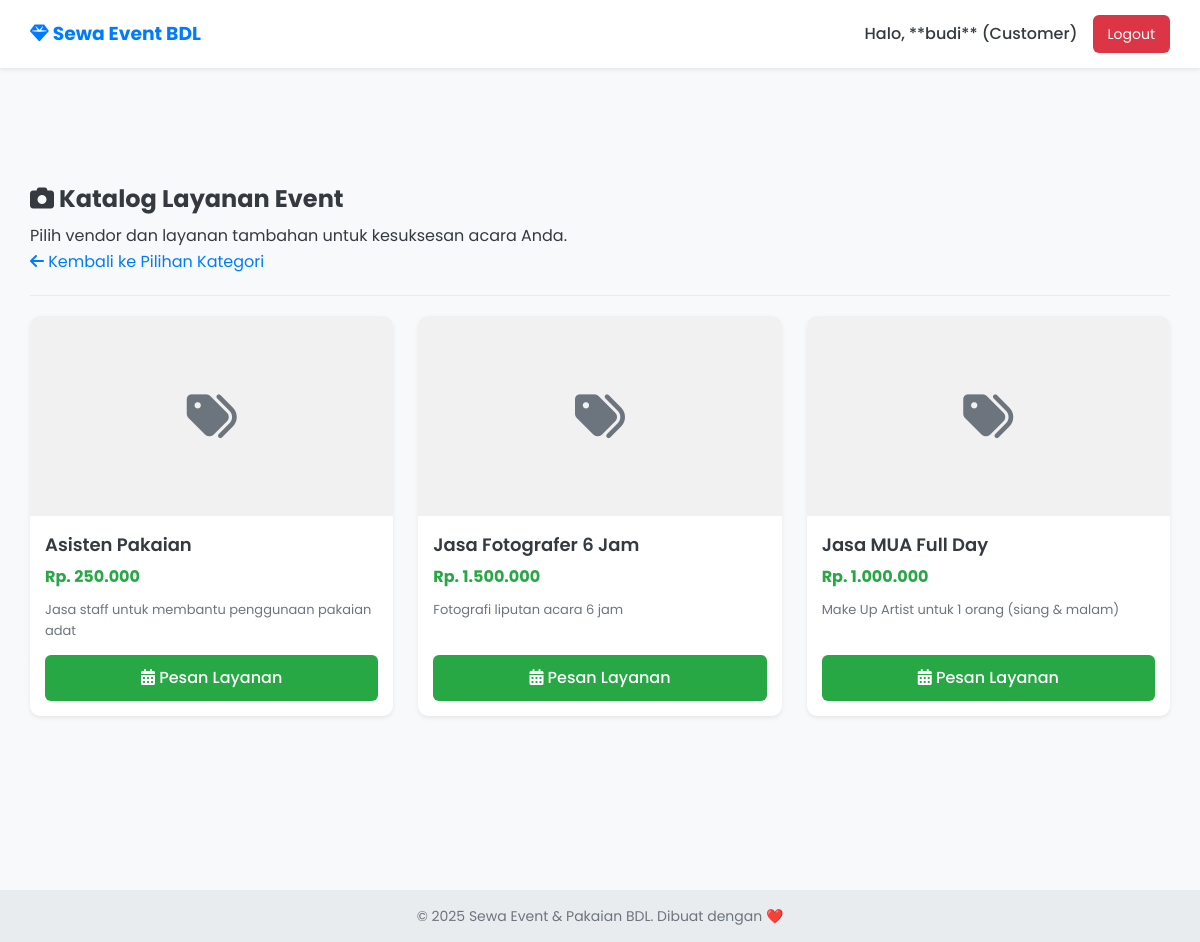
Page /views/customer/katalog_event.php (signed in) on the committed database.
### tables this page shows
CREATE TABLE `layanan_event` (
  `id_layanan` int(11) NOT NULL,
  `id_vendor` int(11) DEFAULT NULL COMMENT 'NULL jika layanan internal',
  `nama_layanan` varchar(100) NOT NULL,
  `deskripsi` text DEFAULT NULL,
  `biaya_layanan` decimal(10,0) NOT NULL
);

### views/customer/katalog_event.php (the view, shortened to what this page needs)
<?php
require_once '../../config/koneksi.php';
$query_layanan = "SELECT id_layanan, nama_layanan, deskripsi, biaya_layanan FROM layanan_event ORDER BY nama_layanan ASC";
$result_layanan = mysqli_query($koneksi, $query_layanan);
?>
<!DOCTYPE html>
<html lang="id">
<head>
    <link rel="stylesheet" href="../../assets/css/style.css">
    <link rel="stylesheet" href="https://cdnjs.cloudflare.com/ajax/libs/font-awesome/6.0.0-beta3/css/all.min.css">
</head>
<body>
    <?php include('../includes/header.php'); ?>
    <div class="wrapper" style="display: block;">
        <div class="main-content" style="margin-left: 0; max-width: 1200px; margin: 90px auto 30px auto;">
            <h2><i class="fas fa-camera"></i> Katalog Layanan Event</h2>
            <p>Pilih vendor dan layanan tambahan untuk kesuksesan acara Anda.</p>
            <a href="index.php" style="margin-bottom: 20px; display: inline-block;"><i class="fas fa-arrow-left"></i> Kembali ke Pilihan Kategori</a>
            <hr>
            <div class="catalog-grid">
                <?php if ($result_layanan && mysqli_num_rows($result_layanan) > 0): ?>
                    <?php while ($layanan = mysqli_fetch_assoc($result_layanan)): ?>
                    <div class="product-card">
                        <div style="height: 200px; display: flex; align-items: center; justify-content: center; background-color: #f1f1f1; font-size: 50px; color: var(--secondary-color);">
                            <i class="fas fa-tags"></i>
                        </div>
                        <div class="product-card-body">
                            <h5><?php echo htmlspecialchars($layanan['nama_layanan']); ?></h5>
                            <p class="price">Rp. <?php echo number_format($layanan['biaya_layanan'], 0, ',', '.'); ?></p>
                            <p class="stok" style="height: 40px; overflow: hidden; font-size: 13px;"><?php echo htmlspecialchars($layanan['deskripsi']); ?></p>
                            <a href="katalog_event.php?action=tambah&id=<?php echo htmlspecialchars($layanan['id_layanan']); ?>"
                               class="rent-btn" style="background-color: var(--success-color);">
                                <i class="fas fa-calendar-alt"></i> Pesan Layanan
                            </a>
                            </div>
                    </div>
                    <?php endwhile; ?>
                <?php else: ?>
                    <p style="grid-column: 1 / -1;">Mohon maaf, saat ini belum ada layanan event yang tersedia dalam katalog.</p>
                <?php endif; ?>
            </div>
        </div>
    </div>
    <?php include('../includes/footer.php'); ?>
</body>
</html>

### assets/css/style.css (style rules this page uses)
:root { --primary-color: #007bff; --secondary-color: #6c757d; --success-color: #28a745; --warning-color: #ffc107; --danger-color: #dc3545; --light-bg: #f8f9fa; --dark-text: #343a40; --card-bg: #ffffff; --shadow: 0 0.125rem 0.25rem rgba(0, 0, 0, 0.075); }
* { margin: 0; padding: 0; box-sizing: border-box; font-family: 'Poppins', sans-serif; }
body { background-color: var(--light-bg); color: var(--dark-text); line-height: 1.6; }
a { text-decoration: none; color: var(--primary-color); }
.wrapper { display: flex; min-height: 100vh; }
.main-content { margin-left: 250px; padding: 90px 30px 30px 30px; width: 100%; }
.main-content h2 { color: var(--dark-text); margin-bottom: 5px; }
.main-content hr { margin-top: 0; border: 0; border-top: 1px solid #e9ecef; }
.catalog-grid { display: grid; grid-template-columns: repeat(auto-fit, minmax(280px, 1fr)); gap: 25px; margin-top: 20px; }
.product-card { background-color: var(--card-bg); border-radius: 10px; box-shadow: var(--shadow); overflow: hidden; transition: box-shadow 0.3s; }
.product-card-body { padding: 15px; }
.product-card-body h5 { font-size: 18px; font-weight: 600; color: var(--dark-text); margin-bottom: 5px; }
.product-card-body .price { font-size: 16px; color: var(--success-color); font-weight: 700; margin-bottom: 10px; }
.product-card-body .stok { font-size: 14px; color: var(--secondary-color); margin-bottom: 15px; }
.product-card-body .rent-btn { display: block; width: 100%; text-align: center; background-color: var(--primary-color); color: white; padding: 10px 0; border-radius: 6px; font-weight: 500; transition: background-color 0.3s; }

### rows in the picture
layanan_event: nama_layanan "Asisten Pakaian", biaya_layanan "250.000", deskripsi "Jasa staff untuk membantu penggunaan pakaian adat"
layanan_event: nama_layanan "Jasa Fotografer 6 Jam", biaya_layanan "1.500.000", deskripsi "Fotografi liputan acara 6 jam"
layanan_event: nama_layanan "Jasa MUA Full Day", biaya_layanan "1.000.000", deskripsi "Make Up Artist untuk 1 orang (siang & malam)"

### other values in the picture
$_SESSION['username'] "budi"
$_SESSION['hak_akses'] "Customer"
